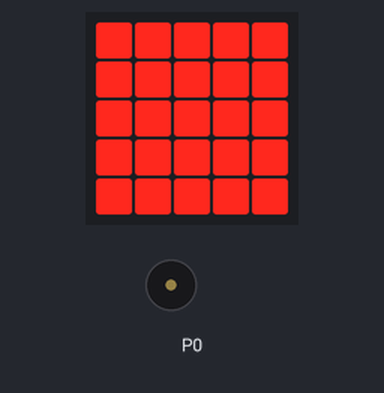
Recording of a program running on a simulated BBC micro:bit running MicroPython. Shown: the board's 5×5 LED display, buzzer (waves = sounding).

Above: at 0.55 s.
Timing chart, 0 to 7.4 s (numbered marks = the images above):
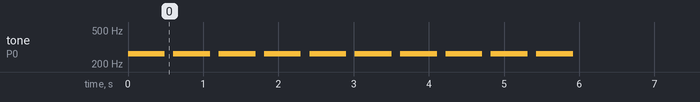

The program:

Customer-main.py
```python
from microbit import *
import radio
import music
#customer
radio.on()
tune = ["c4:4"]
flash = Image("99999:99999:99999:99999:99999")
radio.config(channel = 1)
while True:
    orderno = radio.receive()
    break
radio.config(channel = 2)
flag = True
while flag:
    completed_order = radio.receive()
    if completed_order == orderno:
        for i in range(10):
            music.play(tune)
            display.show(flash)
            sleep(100)
            display.clear()
        flag = False
    
```

Measured:
- by itself, tone on P0: alternates 262 Hz for 0.49 s and silent for 0.11 s, 20 changes in all, then stays silent
